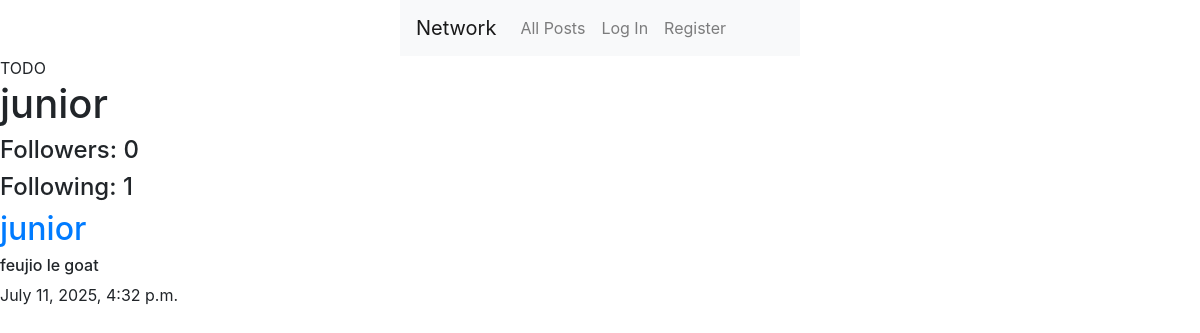
The page /profile/2 on the database as committed earlier.
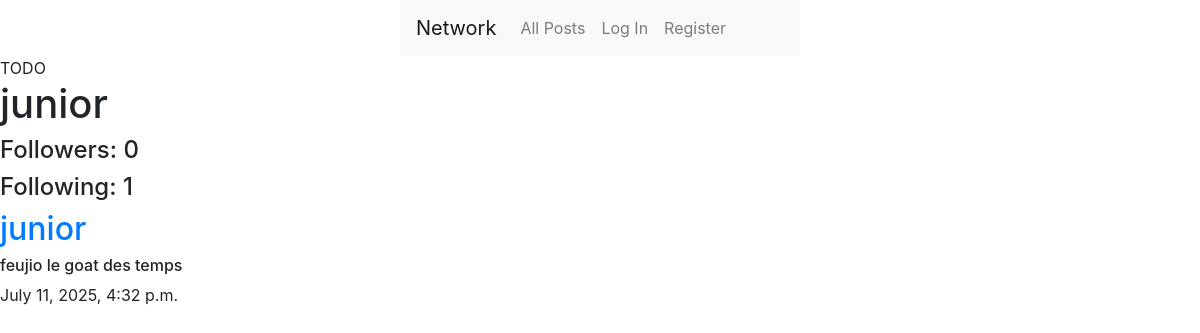
The same page on the database as committed later.
### network/models.py (models this page shows, shortened)
class Posts(models.Model):
    content = models.CharField(max_length=164)
    user = models.ForeignKey(User, on_delete=models.CASCADE, related_name="author")
    date = models.DateTimeField(auto_now_add=True)

class User(AbstractUser):
    pass

### network/views.py (the view)
# urls.py: path('profile/<int:user_id>', views.profile, name="profile"),
def profile(request, user_id):
        user = User.objects.get(pk=user_id)
        Uposts = Posts.objects.filter(user=user).order_by('id').reverse()
        pagi = Paginator(Uposts, 10)
        paginumber = request.GET.get('page')
        pagePosts = pagi.get_page(paginumber)
        following = Follow.objects.filter(user=user)
        followers = Follow.objects.filter(user_follower=user)
        try:
            checkFollow = followers.filter(user=User.objects.get(pk=request.user.id))
            print(checkFollow)
            if len(checkFollow) != 0:
                isFollowing = True
            else:
                isFollowing = False
        except:
            isFollowing = False
        context = {
            "isFollowing":isFollowing,
            "user_profile":user,
            "following":following,
            "followers":followers,
            "name":user.username,
            "posts":Uposts,
            "pagePosts":pagePosts,
        }
        return render(request, "network/profile.html", context)

### network/templates/network/profile.html (shortened to what this page needs)
{% extends "network/layout.html" %}
{% block body %}
    TODO
    <h1>{{name}}</h1>
    <div class="cont">
        <div>
            <h4>Followers: {{followers.count}}</h4>
            <h4>Following: {{following.count}}</h4>
        </div>
    </div>
    <div>
        {%for post in pagePosts %}
          <div>
            <h2><a href="{%url 'profile' user_id=post.user.id%}">{{post.user}}</a></h2>
            <h6>{{post.content}}</h6>
            <p>{{post.date}}</p>
          </div>
        {%endfor%}
    </div>
{% endblock %}

Rows that differ between the two databases and show on the page:
changed Posts "junior": content "feujio le goat" → "feujio le goat des temps"
